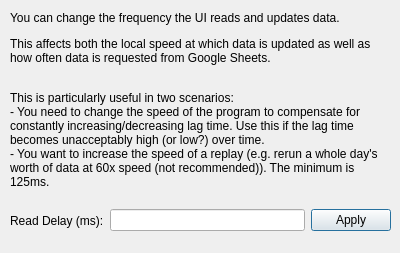
<?xml version="1.0" encoding="UTF-8"?>
<ui version="4.0">
 <class>Dialog3</class>
 <widget class="QDialog" name="Dialog3">
  <property name="geometry">
   <rect>
    <x>0</x>
    <y>0</y>
    <width>400</width>
    <height>253</height>
   </rect>
  </property>
  <property name="windowTitle">
   <string>Change Read Delay</string>
  </property>
  <widget class="QLabel" name="label">
   <property name="geometry">
    <rect>
     <x>10</x>
     <y>10</y>
     <width>361</width>
     <height>16</height>
    </rect>
   </property>
   <property name="text">
    <string>You can change the frequency the UI reads and updates data.</string>
   </property>
  </widget>
  <widget class="QLabel" name="label_2">
   <property name="geometry">
    <rect>
     <x>10</x>
     <y>30</y>
     <width>381</width>
     <height>41</height>
    </rect>
   </property>
   <property name="text">
    <string>This affects both the local speed at which data is updated as well as how often data is requested from Google Sheets.</string>
   </property>
   <property name="wordWrap">
    <bool>true</bool>
   </property>
  </widget>
  <widget class="QLabel" name="label_3">
   <property name="geometry">
    <rect>
     <x>10</x>
     <y>80</y>
     <width>381</width>
     <height>121</height>
    </rect>
   </property>
   <property name="text">
    <string>&lt;html&gt;&lt;head/&gt;&lt;body&gt;&lt;p&gt;This is particularly useful in two scenarios:&lt;br/&gt;- You need to change the speed of the program to compensate for constantly increasing/decreasing lag time. Use this if the lag time becomes unacceptably high (or low?) over time.&lt;br/&gt;- You want to increase the speed of a replay (e.g. rerun a whole day's worth of data at 60x speed (not recommended)). The minimum is 125ms.&lt;/p&gt;&lt;/body&gt;&lt;/html&gt;</string>
   </property>
   <property name="textFormat">
    <enum>Qt::RichText</enum>
   </property>
   <property name="wordWrap">
    <bool>true</bool>
   </property>
  </widget>
  <widget class="QWidget" name="horizontalLayoutWidget">
   <property name="geometry">
    <rect>
     <x>10</x>
     <y>200</y>
     <width>381</width>
     <height>41</height>
    </rect>
   </property>
   <layout class="QHBoxLayout" name="horizontalLayout">
    <item>
     <widget class="QLabel" name="label_4">
      <property name="text">
       <string>Read Delay (ms):</string>
      </property>
     </widget>
    </item>
    <item>
     <widget class="QLineEdit" name="lineEdit"/>
    </item>
    <item>
     <widget class="QPushButton" name="pushButton">
      <property name="text">
       <string>Apply</string>
      </property>
     </widget>
    </item>
   </layout>
  </widget>
 </widget>
 <resources/>
 <connections/>
</ui>
